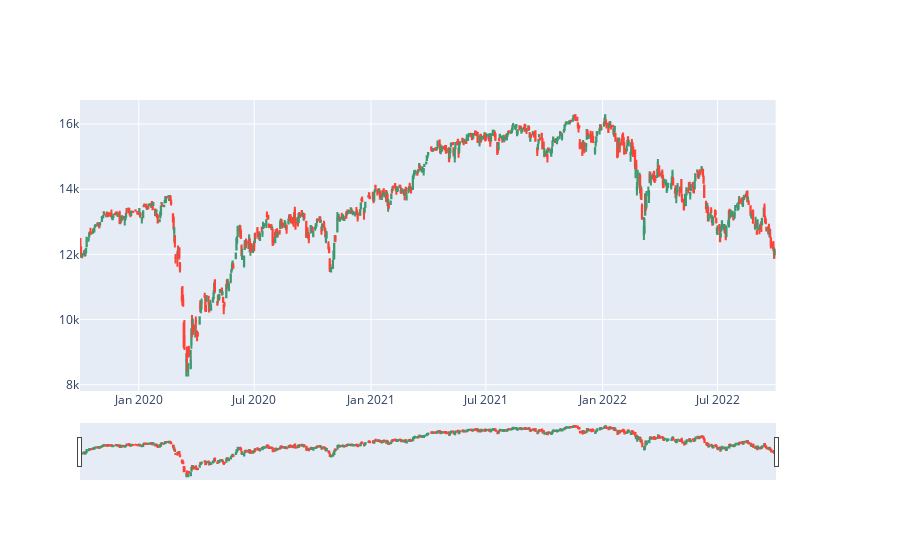

Source (notebook cell):
### Code cell
fig3 = make_subplots(specs=[[{"secondary_y": True}]])
fig3.add_trace(go.Candlestick(x=dt.index,
                              open=dt['Open'],
                              high=dt['High'],
                              low=dt['Low'],
                              close=dt['Close'],
                             ))

### Figure 1 — Plotly figure (JSON) as saved in the notebook; plotly's stock layout.template omitted (floating-point values rounded to 4 significant figures; data arrays with more than 128 entries replaced by an {"elided": "..."} marker saying what was removed)
{"data": [{"close": {"elided": "763 float values"}, "high": {"elided": "763 float values"}, "low": {"elided": "763 float values"}, "open": {"elided": "763 float values"}, "type": "candlestick", "x": {"elided": "763 str values"}}], "layout": {"xaxis": {"anchor": "y", "domain": [0, 0.94]}, "yaxis": {"anchor": "x", "domain": [0, 1]}, "yaxis2": {"anchor": "x", "overlaying": "y", "side": "right"}}}
